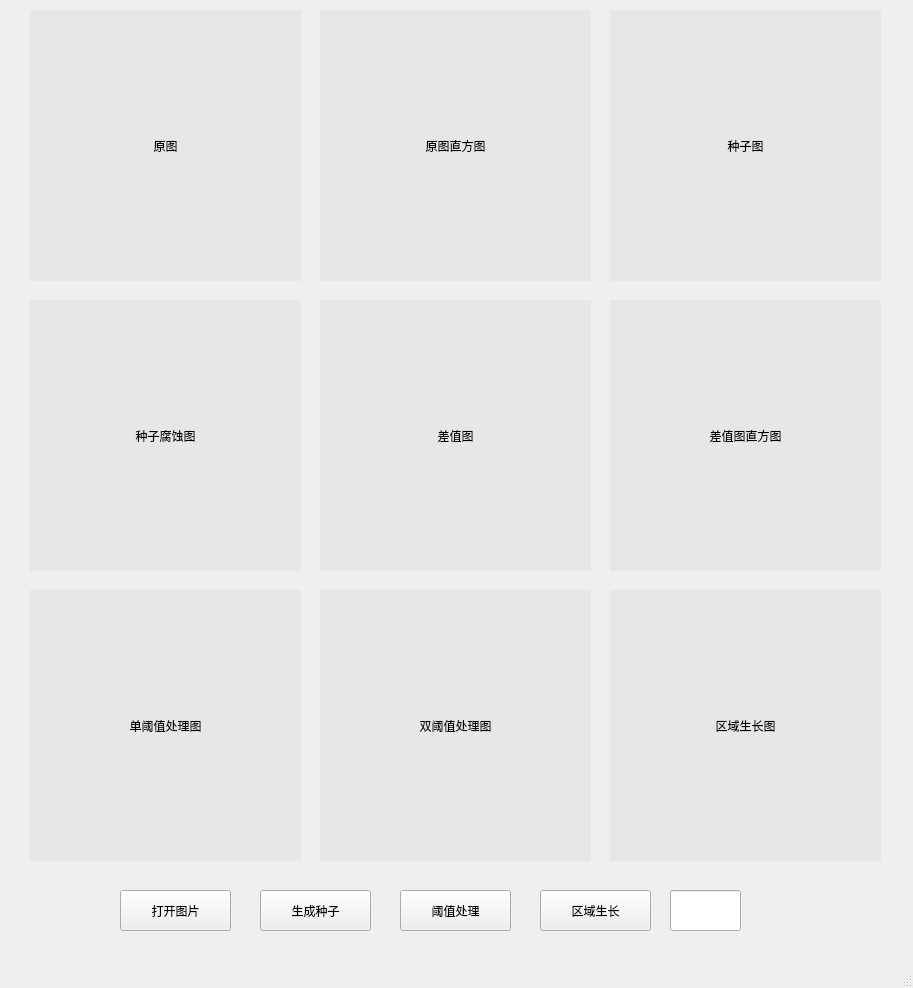
<?xml version="1.0" encoding="UTF-8"?>
<ui version="4.0">
 <class>MainWindow</class>
 <widget class="QMainWindow" name="MainWindow">
  <property name="geometry">
   <rect>
    <x>0</x>
    <y>0</y>
    <width>913</width>
    <height>988</height>
   </rect>
  </property>
  <property name="windowTitle">
   <string>MainWindow</string>
  </property>
  <widget class="QWidget" name="centralwidget">
   <widget class="QLabel" name="label1">
    <property name="geometry">
     <rect>
      <x>30</x>
      <y>10</y>
      <width>271</width>
      <height>271</height>
     </rect>
    </property>
    <property name="styleSheet">
     <string notr="true">background-color: rgb(231, 231, 231);</string>
    </property>
    <property name="text">
     <string>原图</string>
    </property>
    <property name="alignment">
     <set>Qt::AlignCenter</set>
    </property>
   </widget>
   <widget class="QLabel" name="label2">
    <property name="geometry">
     <rect>
      <x>320</x>
      <y>10</y>
      <width>271</width>
      <height>271</height>
     </rect>
    </property>
    <property name="styleSheet">
     <string notr="true">background-color: rgb(231, 231, 231);</string>
    </property>
    <property name="text">
     <string>原图直方图</string>
    </property>
    <property name="alignment">
     <set>Qt::AlignCenter</set>
    </property>
   </widget>
   <widget class="QLabel" name="label3">
    <property name="geometry">
     <rect>
      <x>610</x>
      <y>10</y>
      <width>271</width>
      <height>271</height>
     </rect>
    </property>
    <property name="styleSheet">
     <string notr="true">background-color: rgb(231, 231, 231);</string>
    </property>
    <property name="text">
     <string>种子图</string>
    </property>
    <property name="alignment">
     <set>Qt::AlignCenter</set>
    </property>
   </widget>
   <widget class="QLabel" name="label4">
    <property name="geometry">
     <rect>
      <x>30</x>
      <y>300</y>
      <width>271</width>
      <height>271</height>
     </rect>
    </property>
    <property name="styleSheet">
     <string notr="true">background-color: rgb(231, 231, 231);</string>
    </property>
    <property name="text">
     <string>种子腐蚀图</string>
    </property>
    <property name="alignment">
     <set>Qt::AlignCenter</set>
    </property>
   </widget>
   <widget class="QLabel" name="label5">
    <property name="geometry">
     <rect>
      <x>320</x>
      <y>300</y>
      <width>271</width>
      <height>271</height>
     </rect>
    </property>
    <property name="styleSheet">
     <string notr="true">background-color: rgb(231, 231, 231);</string>
    </property>
    <property name="text">
     <string>差值图</string>
    </property>
    <property name="alignment">
     <set>Qt::AlignCenter</set>
    </property>
   </widget>
   <widget class="QLabel" name="label6">
    <property name="geometry">
     <rect>
      <x>610</x>
      <y>300</y>
      <width>271</width>
      <height>271</height>
     </rect>
    </property>
    <property name="styleSheet">
     <string notr="true">background-color: rgb(231, 231, 231);</string>
    </property>
    <property name="text">
     <string>差值图直方图</string>
    </property>
    <property name="alignment">
     <set>Qt::AlignCenter</set>
    </property>
   </widget>
   <widget class="QLabel" name="label7">
    <property name="geometry">
     <rect>
      <x>30</x>
      <y>590</y>
      <width>271</width>
      <height>271</height>
     </rect>
    </property>
    <property name="styleSheet">
     <string notr="true">background-color: rgb(231, 231, 231);</string>
    </property>
    <property name="text">
     <string>单阈值处理图</string>
    </property>
    <property name="alignment">
     <set>Qt::AlignCenter</set>
    </property>
   </widget>
   <widget class="QLabel" name="label8">
    <property name="geometry">
     <rect>
      <x>320</x>
      <y>590</y>
      <width>271</width>
      <height>271</height>
     </rect>
    </property>
    <property name="styleSheet">
     <string notr="true">background-color: rgb(231, 231, 231);</string>
    </property>
    <property name="text">
     <string>双阈值处理图</string>
    </property>
    <property name="alignment">
     <set>Qt::AlignCenter</set>
    </property>
   </widget>
   <widget class="QLabel" name="label9">
    <property name="geometry">
     <rect>
      <x>610</x>
      <y>590</y>
      <width>271</width>
      <height>271</height>
     </rect>
    </property>
    <property name="styleSheet">
     <string notr="true">background-color: rgb(231, 231, 231);</string>
    </property>
    <property name="text">
     <string>区域生长图</string>
    </property>
    <property name="alignment">
     <set>Qt::AlignCenter</set>
    </property>
   </widget>
   <widget class="QPushButton" name="btn1">
    <property name="geometry">
     <rect>
      <x>120</x>
      <y>890</y>
      <width>111</width>
      <height>41</height>
     </rect>
    </property>
    <property name="text">
     <string>打开图片</string>
    </property>
   </widget>
   <widget class="QPushButton" name="btn2">
    <property name="geometry">
     <rect>
      <x>260</x>
      <y>890</y>
      <width>111</width>
      <height>41</height>
     </rect>
    </property>
    <property name="text">
     <string>生成种子</string>
    </property>
   </widget>
   <widget class="QPushButton" name="btn3">
    <property name="geometry">
     <rect>
      <x>400</x>
      <y>890</y>
      <width>111</width>
      <height>41</height>
     </rect>
    </property>
    <property name="text">
     <string>阈值处理</string>
    </property>
   </widget>
   <widget class="QPushButton" name="btn4">
    <property name="geometry">
     <rect>
      <x>540</x>
      <y>890</y>
      <width>111</width>
      <height>41</height>
     </rect>
    </property>
    <property name="text">
     <string>区域生长</string>
    </property>
   </widget>
   <widget class="QLineEdit" name="le1">
    <property name="geometry">
     <rect>
      <x>670</x>
      <y>890</y>
      <width>71</width>
      <height>41</height>
     </rect>
    </property>
   </widget>
  </widget>
  <widget class="QMenuBar" name="menubar">
   <property name="geometry">
    <rect>
     <x>0</x>
     <y>0</y>
     <width>913</width>
     <height>26</height>
    </rect>
   </property>
  </widget>
  <widget class="QStatusBar" name="statusbar"/>
 </widget>
 <resources/>
 <connections>
  <connection>
   <sender>btn1</sender>
   <signal>clicked()</signal>
   <receiver>MainWindow</receiver>
   <slot>openImg()</slot>
   <hints>
    <hint type="sourcelabel">
     <x>906</x>
     <y>208</y>
    </hint>
    <hint type="destinationlabel">
     <x>890</x>
     <y>145</y>
    </hint>
   </hints>
  </connection>
  <connection>
   <sender>btn2</sender>
   <signal>clicked()</signal>
   <receiver>MainWindow</receiver>
   <slot>findSeed()</slot>
   <hints>
    <hint type="sourcelabel">
     <x>921</x>
     <y>288</y>
    </hint>
    <hint type="destinationlabel">
     <x>784</x>
     <y>283</y>
    </hint>
   </hints>
  </connection>
  <connection>
   <sender>btn3</sender>
   <signal>clicked()</signal>
   <receiver>MainWindow</receiver>
   <slot>OtsuThreshold()</slot>
   <hints>
    <hint type="sourcelabel">
     <x>879</x>
     <y>360</y>
    </hint>
    <hint type="destinationlabel">
     <x>797</x>
     <y>361</y>
    </hint>
   </hints>
  </connection>
  <connection>
   <sender>btn4</sender>
   <signal>clicked()</signal>
   <receiver>MainWindow</receiver>
   <slot>regionGrow()</slot>
   <hints>
    <hint type="sourcelabel">
     <x>882</x>
     <y>491</y>
    </hint>
    <hint type="destinationlabel">
     <x>824</x>
     <y>443</y>
    </hint>
   </hints>
  </connection>
 </connections>
 <slots>
  <slot>openImg()</slot>
  <slot>findSeed()</slot>
  <slot>OtsuThreshold()</slot>
  <slot>regionGrow()</slot>
  <slot>Otsu2Threshold()</slot>
 </slots>
</ui>
